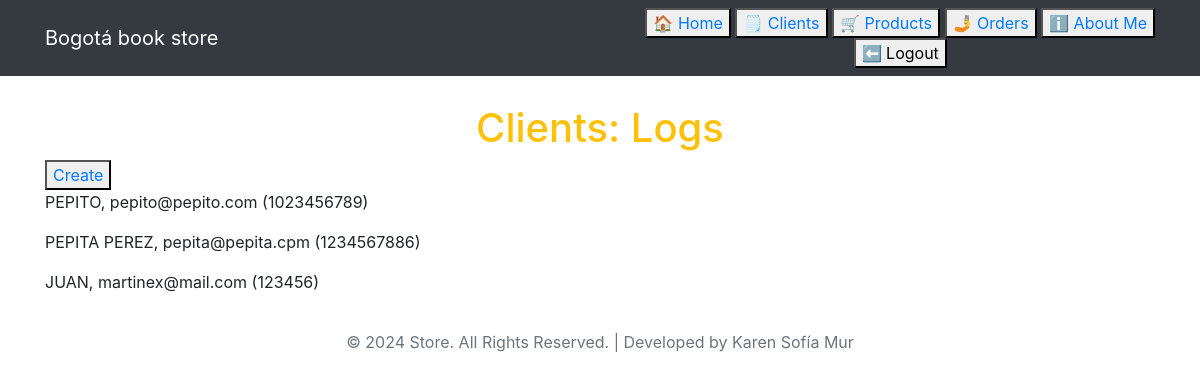
Screenshot of /client/list/ (signed in) with the database file from the repository.
### myapp/models.py (models this page shows, shortened)
class Client(models.Model):
    name = models.CharField(max_length=100)
    email = models.EmailField()
    phone = models.CharField(max_length=15)

### myapp/views.py (the view)
# urls.py: path('client/list/', views.client_list, name='client_list'),
def client_list(request):
    query = Client.objects.all()
    context = {"object_list": query}
    return render(request, "myapp/client_list.html", context)

### Templates/myapp/client_list.html
{% extends 'myapp/base.html' %}
{% block header %}
Clients: Logs
{% endblock header %}
{% block main %}
    <button>
        <a href="{% url 'myapp:client_create' %}">Create</a>
    </button>
    {% for object in object_list %}
        <p>{{ object.name | upper }}, {{ object.email }} ({{ object.phone }})</p>
    {% empty %}
       <p>There are no results.</p>
    {% endfor %}
{% endblock main %}

### Templates/myapp/base.html (style rules this page uses)
body { padding-top: 56px; }

### rows the page displays
Client: name "PEPITO", email "pepito@pepito.com", phone "1023456789"
Client: name "PEPITA PEREZ", email "pepita@pepita.cpm", phone "1234567886"
Client: name "JUAN", email "martinex@mail.com", phone "123456"
